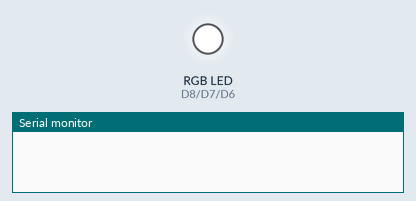
The sketch below on a simulated ESP8266 (NodeMCU). Shown: an RGB LED mixed from three pins (HIGH = lit), the last lines printed to the serial monitor. Random numbers use the default seed unless the sketch sets one.

Above: at 0.1 s.
At 20.96 s:
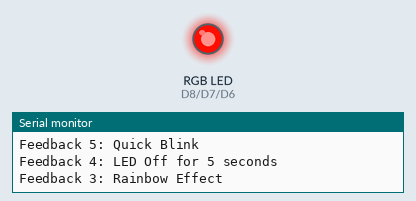
At 24.57 s:
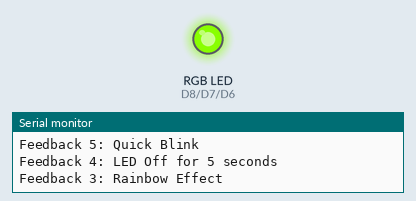
At 28.48 s:
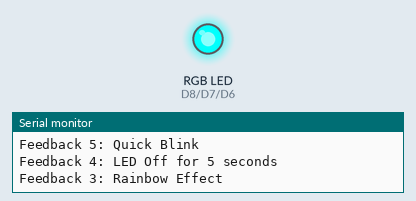
At 32.39 s:
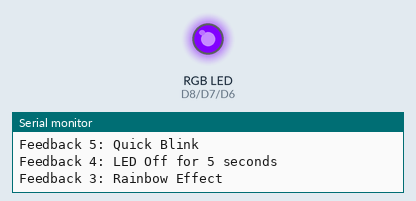
At 36.3 s:
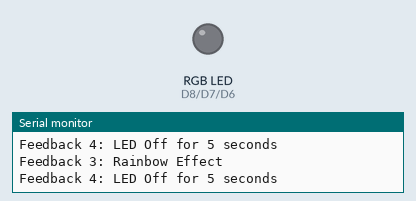
Timing chart, 0 to 37.8 s (numbered marks = the images above):
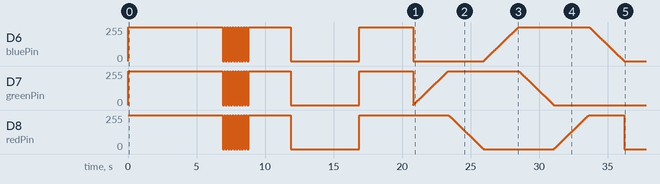

Measured:
- by itself, D8 (redPin): 255/255 → 0/255 at 6.9 s, → 255/255 0.10 s later, → 0/255 0.10 s later, → 255/255 0.10 s later, … (533 changes in this stretch)
- by itself, D6 (bluePin): 255/255 → 0/255 at 6.9 s, → 255/255 0.10 s later, → 0/255 0.10 s later, → 255/255 0.10 s later, … (533 changes in this stretch)

The sketch:

lightcone34.ino
```cpp
// LIGHT CONE normal only LED
// Wemo board
// Interactions and feedbacks:
// - When stay there without interactions, LED on, white light
// every random(5,10) seconds, it randomly output feedback 1-5
// feedback1: LED off; feedback2: slow blink; feedback 3: rainbow color change; feedback4: LED off for 5 seconds; feedback5: quick blink

const int redPin = D8;
const int greenPin = D7;
const int bluePin = D6;

unsigned long lastInteractionTime = 0;
unsigned long nextInteractionInterval = random(5000, 10000);

void setup() {
  pinMode(redPin, OUTPUT);
  pinMode(greenPin, OUTPUT);
  pinMode(bluePin, OUTPUT);

  setLED(255, 255, 255);

  Serial.begin(9600);
}

void loop() {
  unsigned long currentTime = millis();

  setLED(255, 255, 255);

  // Trigger random feedback every 5-10 seconds
  if (currentTime - lastInteractionTime > nextInteractionInterval) {
    int feedback = random(1, 6);  // Randomly feedback 1-5
    triggerFeedback(feedback);

    lastInteractionTime = currentTime;
    nextInteractionInterval = random(5000, 10000);
  }
}

// Helper Functions

void setLED(int red, int green, int blue) {
  analogWrite(redPin, red);
  analogWrite(greenPin, green);
  analogWrite(bluePin, blue);
}

// Trigger specific feedback
void triggerFeedback(int feedback) {
  switch (feedback) {
    case 1:  // Feedback1: LED off
      setLED(0, 0, 0);
      Serial.println("Feedback 1: LED Off");
      break;

    case 2:  // Feedback2: Slow blink
      Serial.println("Feedback 2: Slow Blink");
      blinkLED(255, 255, 255, 5, 500);
      break;

    case 3:  // Feedback3: Rainbow color change
      Serial.println("Feedback 3: Rainbow Effect");
      rainbowEffect(10);
      break;

    case 4:  // Feedback4: LED off for 5 seconds
      Serial.println("Feedback 4: LED Off for 5 seconds");
      setLED(0, 0, 0);
      delay(5000);
      setLED(255, 255, 255);
      break;

    case 5:  // Feedback5: Quick blink
      Serial.println("Feedback 5: Quick Blink");
      blinkLED(255, 255, 255, 10, 100);
      break;
  }
}

void blinkLED(int red, int green, int blue, int times, int delayTime) {
  for (int i = 0; i < times; i++) {
    setLED(red, green, blue);
    delay(delayTime);
    setLED(0, 0, 0);
    delay(delayTime);
  }
}

// Rainbow
void rainbowEffect(int delayTime) {
  for (int i = 0; i < 256; i++) {
    setLED(255, i, 0);
    delay(delayTime);
  }
  for (int i = 255; i >= 0; i--) {
    setLED(i, 255, 0);
    delay(delayTime);
  }
  for (int i = 0; i < 256; i++) {
    setLED(0, 255, i);
    delay(delayTime);
  }
  for (int i = 255; i >= 0; i--) {
    setLED(0, i, 255);
    delay(delayTime);
  }
  for (int i = 0; i < 256; i++) {
    setLED(i, 0, 255);
    delay(delayTime);
  }
  for (int i = 255; i >= 0; i--) {
    setLED(255, 0, i);
    delay(delayTime);
  }
}
```
